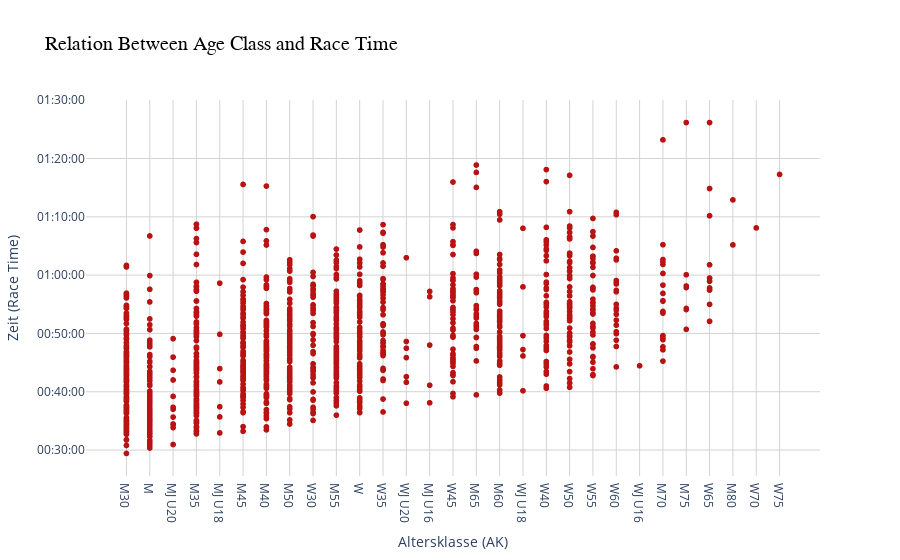

The cell this chart's notebook holds for it:
### Code cell
# Create the scatter plot with a regression line
fig = px.scatter(
    df, 
    y="datetime",  # Time on the x-axis
    x="AK",  # Age class on the y-axis
    title="Relation Between Age Class and Race Time",  # Add a title
    color_discrete_sequence=["#b81212"],  # Custom color
)

# Customize layout
fig.update_layout(
    title_font=dict(size=20, family="Arial", color="black"),  # Title font style
    yaxis_title="Zeit (Race Time)",  # X-axis label
    xaxis_title="Altersklasse (AK)",  # Y-axis label
    yaxis=dict(
        showgrid=True, gridcolor="lightgray", tickformat="%H:%M:%S"  # Format time
    ),
    xaxis=dict(showgrid=True, gridcolor="lightgray"),  # Gridlines for y-axis
    plot_bgcolor="white",  # Background color
)

fig.show()

### Figure 1 — Plotly figure (JSON) as saved in the notebook; plotly's stock layout.template omitted (floating-point values rounded to 4 significant figures; data arrays with more than 128 entries replaced by an {"elided": "..."} marker saying what was removed)
{"data": [{"hovertemplate": "AK=%{x}<br>datetime=%{y}<extra></extra>", "legendgroup": "", "marker": {"color": "#b81212", "symbol": "circle"}, "mode": "markers", "name": "", "showlegend": false, "type": "scattergl", "x": {"elided": "1337 str values"}, "xaxis": "x", "y": {"elided": "1337 str values"}, "yaxis": "y"}], "layout": {"legend": {"tracegroupgap": 0}, "plot_bgcolor": "white", "title": {"font": {"color": "black", "family": "Arial", "size": 20}, "text": "Relation Between Age Class and Race Time"}, "xaxis": {"anchor": "y", "domain": [0, 1], "gridcolor": "lightgray", "showgrid": true, "title": {"text": "Altersklasse (AK)"}}, "yaxis": {"anchor": "x", "domain": [0, 1], "gridcolor": "lightgray", "showgrid": true, "tickformat": "%H:%M:%S", "title": {"text": "Zeit (Race Time)"}}}}
